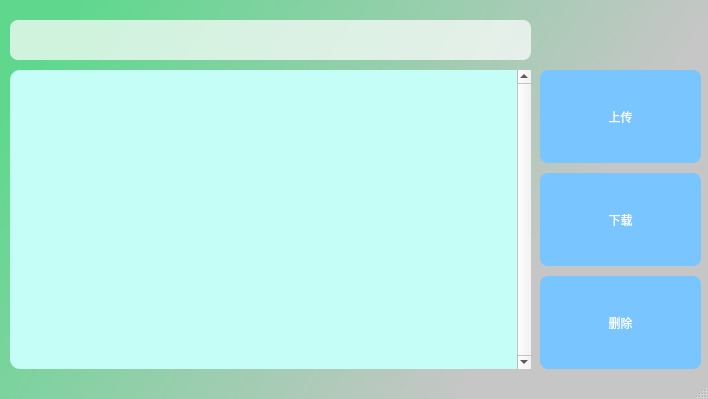
<?xml version="1.0" encoding="UTF-8"?>
<ui version="4.0">
 <class>IconDisplayerWidget</class>
 <widget class="QMainWindow" name="IconDisplayerWidget">
  <property name="geometry">
   <rect>
    <x>0</x>
    <y>0</y>
    <width>708</width>
    <height>399</height>
   </rect>
  </property>
  <property name="minimumSize">
   <size>
    <width>708</width>
    <height>399</height>
   </size>
  </property>
  <property name="maximumSize">
   <size>
    <width>708</width>
    <height>399</height>
   </size>
  </property>
  <property name="windowTitle">
   <string>加密云存储系统</string>
  </property>
  <property name="windowIcon">
   <iconset theme="cloud">
    <normaloff>cloud.png</normaloff>cloud.png</iconset>
  </property>
  <property name="styleSheet">
   <string notr="true">QMainWindow{
background:qlineargradient(spread:pad, x1:0, y1:0, x2:0.988636, y2:0.369, stop:0.102273 rgba(95, 216, 142, 255), stop:0.909091 rgba(198, 198, 198, 255));
}</string>
  </property>
  <widget class="QWidget" name="centralwidget">
   <widget class="QListWidget" name="iconPlayerWidget">
    <property name="geometry">
     <rect>
      <x>10</x>
      <y>70</y>
      <width>521</width>
      <height>299</height>
     </rect>
    </property>
    <property name="styleSheet">
     <string notr="true">QListWidget{
background:rgb(197, 254, 246);
border-radius:10px;
}</string>
    </property>
    <property name="verticalScrollBarPolicy">
     <enum>Qt::ScrollBarAlwaysOn</enum>
    </property>
    <property name="horizontalScrollBarPolicy">
     <enum>Qt::ScrollBarAlwaysOff</enum>
    </property>
    <property name="autoScrollMargin">
     <number>6</number>
    </property>
    <property name="movement">
     <enum>QListView::Static</enum>
    </property>
    <property name="resizeMode">
     <enum>QListView::Fixed</enum>
    </property>
    <property name="spacing">
     <number>3</number>
    </property>
    <property name="viewMode">
     <enum>QListView::ListMode</enum>
    </property>
    <property name="uniformItemSizes">
     <bool>false</bool>
    </property>
   </widget>
   <widget class="QPushButton" name="downLoadButton">
    <property name="geometry">
     <rect>
      <x>540</x>
      <y>173</y>
      <width>161</width>
      <height>93</height>
     </rect>
    </property>
    <property name="focusPolicy">
     <enum>Qt::ClickFocus</enum>
    </property>
    <property name="styleSheet">
     <string notr="true">QPushButton{
border-width:2px;
border-radius:8px;
border-color:rgba(119, 196, 255);
background:rgb(121, 197, 255);
color:rgb(255, 255, 255);
}
QPushButton::hover{
border-width:2px;
border-radius:8px;
border-color:rgba(119, 196, 255);
background:rgba(170, 255, 127,0.93);
color:rgb(255, 255, 255);
}</string>
    </property>
    <property name="text">
     <string>下载</string>
    </property>
   </widget>
   <widget class="QPushButton" name="uploadButton">
    <property name="geometry">
     <rect>
      <x>540</x>
      <y>70</y>
      <width>161</width>
      <height>93</height>
     </rect>
    </property>
    <property name="focusPolicy">
     <enum>Qt::ClickFocus</enum>
    </property>
    <property name="styleSheet">
     <string notr="true">QPushButton{
border-width:2px;
border-radius:8px;
border-color:rgba(119, 196, 255);
background:rgb(121, 197, 255);
color:rgb(255, 255, 255);
}
QPushButton::hover{
border-width:2px;
border-radius:8px;
border-color:rgba(119, 196, 255);
background:rgba(170, 255, 127,0.93);
color:rgb(255, 255, 255);
}</string>
    </property>
    <property name="text">
     <string>上传</string>
    </property>
   </widget>
   <widget class="QLineEdit" name="searchLineEdit">
    <property name="geometry">
     <rect>
      <x>10</x>
      <y>20</y>
      <width>521</width>
      <height>40</height>
     </rect>
    </property>
    <property name="styleSheet">
     <string notr="true">QLineEdit{
background:rgba(255,255,255,0.7);
border-width:1px;
border-color:rgb(222, 221, 239);
border-radius:8px;
padding:0px;
margin:0px;
}</string>
    </property>
    <property name="text">
     <string/>
    </property>
   </widget>
   <widget class="QLabel" name="label">
    <property name="geometry">
     <rect>
      <x>540</x>
      <y>10</y>
      <width>160</width>
      <height>58</height>
     </rect>
    </property>
    <property name="text">
     <string/>
    </property>
    <property name="pixmap">
     <pixmap>C:/Users/Administrator/Pictures/2fe48d415a1c0cc1399910f3ed06441a.jpg</pixmap>
    </property>
   </widget>
   <widget class="QPushButton" name="deleteButton">
    <property name="geometry">
     <rect>
      <x>540</x>
      <y>276</y>
      <width>161</width>
      <height>93</height>
     </rect>
    </property>
    <property name="focusPolicy">
     <enum>Qt::ClickFocus</enum>
    </property>
    <property name="styleSheet">
     <string notr="true">QPushButton{
border-width:2px;
border-radius:8px;
border-color:rgba(119, 196, 255);
background:rgb(121, 197, 255);
color:rgb(255, 255, 255);
}
QPushButton::hover{
border-width:2px;
border-radius:8px;
border-color:rgba(119, 196, 255);
background:rgba(170, 255, 127,0.93);
color:rgb(255, 255, 255);
}</string>
    </property>
    <property name="text">
     <string>删除</string>
    </property>
   </widget>
  </widget>
  <widget class="QMenuBar" name="menubar">
   <property name="geometry">
    <rect>
     <x>0</x>
     <y>0</y>
     <width>708</width>
     <height>23</height>
    </rect>
   </property>
  </widget>
  <widget class="QStatusBar" name="statusbar"/>
 </widget>
 <resources/>
 <connections/>
</ui>
